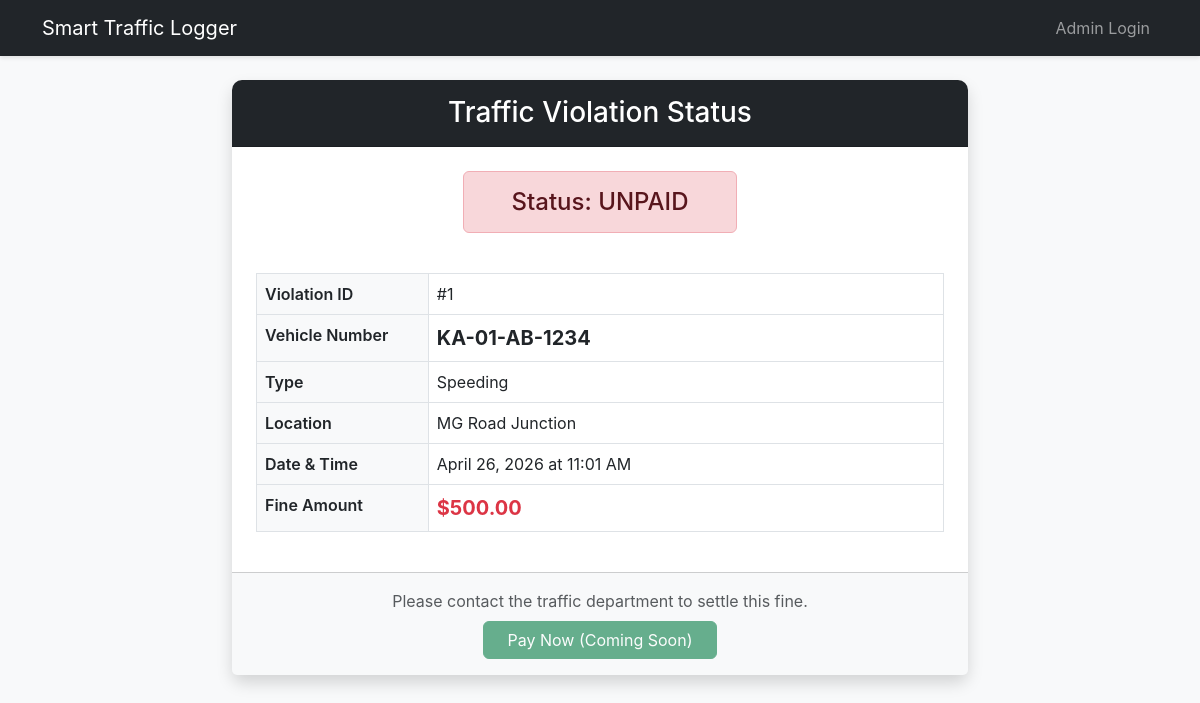
/violation/1, run on the app's committed database.
### app/models.py (models this page shows, shortened)
class Violation(db.Model):
    id = db.Column(db.Integer, primary_key=True)
    vehicle_number = db.Column(db.String(20), index=True, nullable=False)
    violation_type = db.Column(db.String(100), nullable=False)
    location = db.Column(db.String(150), nullable=False)
    date = db.Column(db.DateTime, index=True, default=datetime.utcnow, nullable=False)
    fine_amount = db.Column(db.Float, nullable=False)
    status = db.Column(db.String(20), index=True, default='Unpaid', nullable=False) # Paid or Unpaid
    qr_code_path = db.Column(db.String(255), nullable=True)

### app/routes/main.py (the view)
@main_bp.route('/violation/<int:id>')
def public_status(id):
    violation = Violation.query.get_or_404(id)
    return render_template('main/public_status.html', title='Violation Status', violation=violation)

### app/templates/main/public_status.html
{% extends "base.html" %}
{% block content %}
<div class="row justify-content-center">
    <div class="col-md-8">
        <div class="card shadow">
            <div class="card-header bg-dark text-white text-center py-3">
                <h3 class="mb-0">Traffic Violation Status</h3>
            </div>
            <div class="card-body p-4">
                <div class="row mb-4 text-center">
                    <div class="col-12">
                        {% if violation.status == 'Paid' %}
                        <div class="alert alert-success d-inline-block px-5">
                            <h4 class="mb-0">Status: PAID</h4>
                        </div>
                        {% else %}
                        <div class="alert alert-danger d-inline-block px-5">
                            <h4 class="mb-0">Status: UNPAID</h4>
                        </div>
                        {% endif %}
                    </div>
                </div>
                <table class="table table-bordered">
                    <tbody>
                        <tr>
                            <th class="w-25 bg-light">Violation ID</th>
                            <td>#{{ violation.id }}</td>
                        </tr>
                        <tr>
                            <th class="bg-light">Vehicle Number</th>
                            <td><strong class="fs-5">{{ violation.vehicle_number }}</strong></td>
                        </tr>
                        <tr>
                            <th class="bg-light">Type</th>
                            <td>{{ violation.violation_type }}</td>
                        </tr>
                        <tr>
                            <th class="bg-light">Location</th>
                            <td>{{ violation.location }}</td>
                        </tr>
                        <tr>
                            <th class="bg-light">Date & Time</th>
                            <td>{{ violation.date.strftime('%B %d, %Y at %I:%M %p') }}</td>
                        </tr>
                        <tr>
                            <th class="bg-light">Fine Amount</th>
                            <td class="fs-5 text-danger fw-bold">${{ "%.2f"|format(violation.fine_amount) }}</td>
                        </tr>
                    </tbody>
                </table>
            </div>
            {% if violation.status == 'Unpaid' %}
            <div class="card-footer bg-light text-center py-3">
                <p class="mb-2 text-muted">Please contact the traffic department to settle this fine.</p>
                <button class="btn btn-success px-4 disabled">Pay Now (Coming Soon)</button>
            </div>
            {% endif %}
        </div>
    </div>
</div>
{% endblock %}

### app/static/css/style.css (style rules this page uses)
body { background-color: #f8f9fa; font-family: 'Inter', -apple-system, BlinkMacSystemFont, "Segoe UI", Roboto, "Helvetica Neue", Arial, sans-serif; }
.card { border: none; border-radius: 10px; }
.card-header { border-radius: 10px 10px 0 0 !important; }
.table th { font-weight: 600; }
.btn { transition: all 0.3s ease; }

### data on the page
Violation: id "1", vehicle_number "KA-01-AB-1234", violation_type "Speeding", location "MG Road Junction", date "April 26, 2026 at 11:01 AM", fine_amount "500.00"
